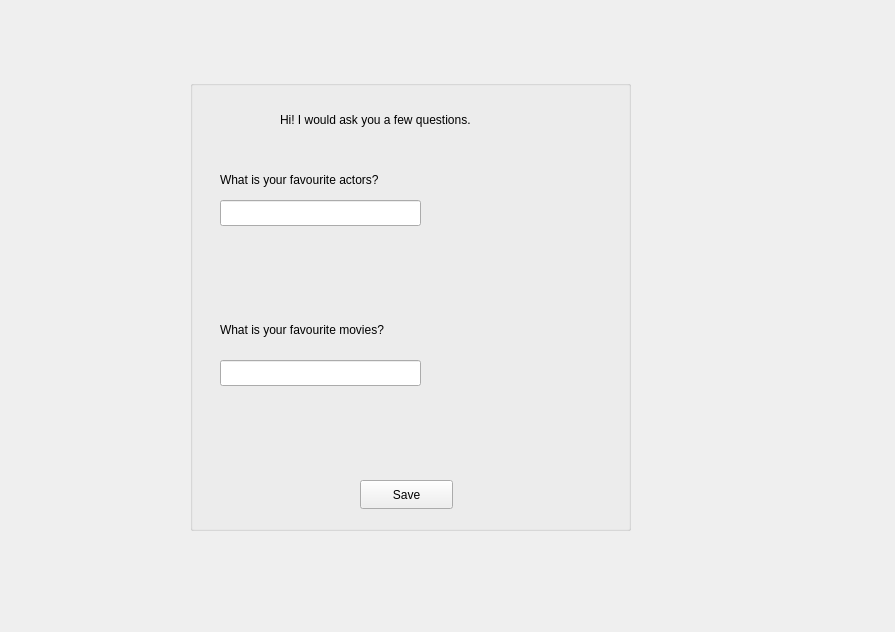
<?xml version="1.0" encoding="UTF-8"?>
<ui version="4.0">
 <class>Questionnaire</class>
 <widget class="QWidget" name="Questionnaire">
  <property name="geometry">
   <rect>
    <x>0</x>
    <y>0</y>
    <width>895</width>
    <height>632</height>
   </rect>
  </property>
  <property name="windowTitle">
   <string>Form</string>
  </property>
  <widget class="QGroupBox" name="groupBox">
   <property name="geometry">
    <rect>
     <x>190</x>
     <y>80</y>
     <width>441</width>
     <height>451</height>
    </rect>
   </property>
   <property name="title">
    <string/>
   </property>
   <widget class="QLabel" name="label">
    <property name="geometry">
     <rect>
      <x>90</x>
      <y>30</y>
      <width>241</width>
      <height>20</height>
     </rect>
    </property>
    <property name="text">
     <string>Hi! I would ask you a few questions.</string>
    </property>
   </widget>
   <widget class="QLabel" name="label_2">
    <property name="geometry">
     <rect>
      <x>30</x>
      <y>90</y>
      <width>221</width>
      <height>20</height>
     </rect>
    </property>
    <property name="text">
     <string>What is your favourite actors?</string>
    </property>
   </widget>
   <widget class="QLineEdit" name="lineEdit_actors">
    <property name="geometry">
     <rect>
      <x>30</x>
      <y>120</y>
      <width>201</width>
      <height>26</height>
     </rect>
    </property>
   </widget>
   <widget class="QLabel" name="label_3">
    <property name="geometry">
     <rect>
      <x>30</x>
      <y>240</y>
      <width>221</width>
      <height>20</height>
     </rect>
    </property>
    <property name="text">
     <string>What is your favourite movies?</string>
    </property>
   </widget>
   <widget class="QLineEdit" name="lineEdit_movies">
    <property name="geometry">
     <rect>
      <x>30</x>
      <y>280</y>
      <width>201</width>
      <height>26</height>
     </rect>
    </property>
   </widget>
   <widget class="QPushButton" name="pushButton_save_questionnaire">
    <property name="geometry">
     <rect>
      <x>170</x>
      <y>400</y>
      <width>93</width>
      <height>29</height>
     </rect>
    </property>
    <property name="text">
     <string>Save</string>
    </property>
   </widget>
  </widget>
 </widget>
 <resources/>
 <connections/>
</ui>
